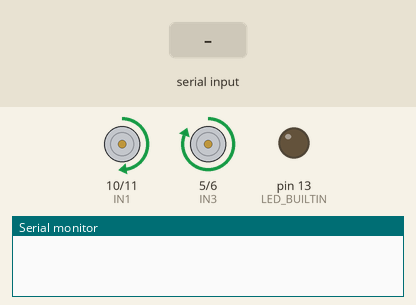
The sketch below on a simulated Arduino Uno, built with avr-gcc and run on an emulated ATmega328P. On the bench: motor-driver pin pairs drawn as motors (green arrow = first pin HIGH = forward, orange = second pin HIGH = backward, longer = more drive, scaled by the enable pin), output pins drawn as LEDs (lit = HIGH), the last lines printed to the serial monitor. Inputs (shaded band) come from the test bench.

Above: at 1.2 s.
1.3 s: "w" received over Serial
At 2.5 s:
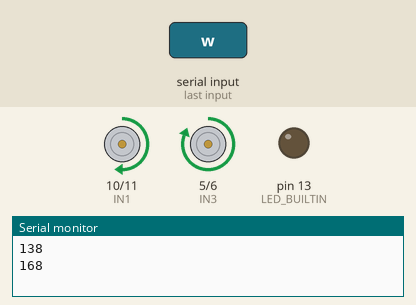
2.8 s: "0" received over Serial
At 3.8 s:
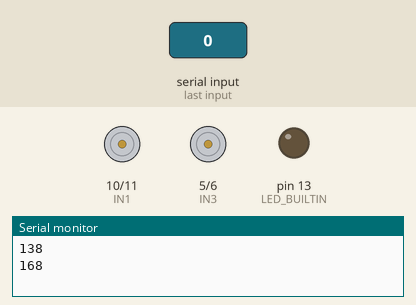
4.3 s: "s" received over Serial
5.8 s: "b" received over Serial
At 6.1 s:
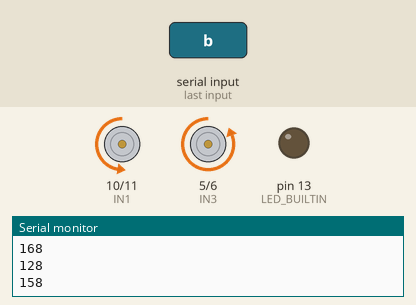
7.3 s: "w" received over Serial
At 8.5 s:
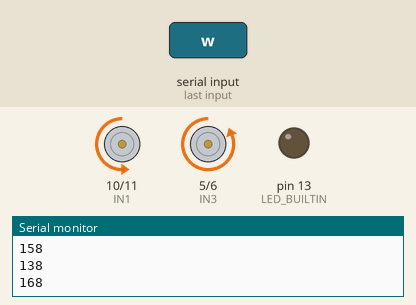
8.8 s: "f" received over Serial
At 9.6 s:
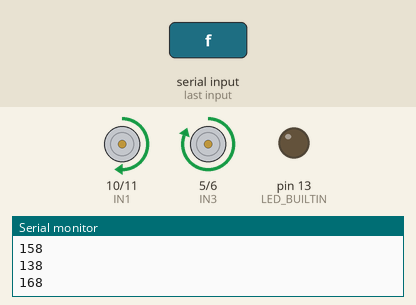
Timing chart, 0 to 11.3 s (numbered marks = the images above; inputs shaded):
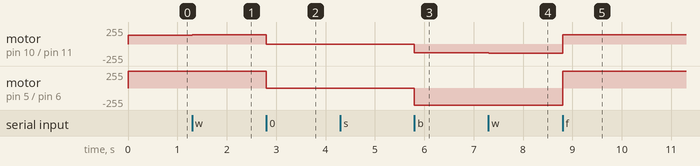

The sketch:

motor_double_speed_direction.ino
```cpp
#include <SoftwareSerial.h>

int IN1 = 10;
int IN2 = 11;
int enA = 9;

int IN3 = 5;
int IN4 = 6;
int enB = 7;

int motorSpeedA = 0;
int motorSpeedB = 0;


void setup() {
  Serial.begin(9600);
  pinMode(LED_BUILTIN, OUTPUT);

  pinMode(enA, OUTPUT);
  pinMode(IN1, OUTPUT);
  pinMode(IN2, OUTPUT);

  pinMode(enB, OUTPUT);
  pinMode(IN3, OUTPUT);
  pinMode(IN4, OUTPUT);


  // Set initial rotation direction
  // forward
  digitalWrite(IN1, HIGH);
  digitalWrite(IN2, LOW);
  digitalWrite(IN3, HIGH);
  digitalWrite(IN4, LOW);

  // Initial speed
  motorSpeedA = 128;// 0~255
  motorSpeedB = 158;// 0~255

}

void loop() {


  analogWrite(enA, motorSpeedA); // Send PWM signal to motor A
  analogWrite(enB, motorSpeedB);
}


void serialEvent() {
  while (Serial.available())
  {
    // get the new byte:
    char inChar = (char)Serial.read();

    if(inChar == '0')
    {
      digitalWrite(IN1, LOW);
      digitalWrite(IN2, LOW);
      digitalWrite(IN3, LOW);
      digitalWrite(IN4, LOW);

    }
    else if(inChar == 'f')
    {
      digitalWrite(IN1, HIGH);
      digitalWrite(IN2, LOW);
      digitalWrite(IN3, HIGH);
      digitalWrite(IN4, LOW);

    }
    else if(inChar == 'b')
    {
      digitalWrite(IN1, LOW);
      digitalWrite(IN2, HIGH);
      digitalWrite(IN3, LOW);
      digitalWrite(IN4, HIGH);

    }
    else if(inChar == 'w')
    {
      motorSpeedA = motorSpeedA + 10;
      motorSpeedB = motorSpeedB + 10;

      if (motorSpeedA > 255 and motorSpeedB > 255)
      {
        motorSpeedA = 255;
        motorSpeedB = 255;
      }

      Serial.println(motorSpeedA);
      Serial.println(motorSpeedB);

    }
    else if(inChar == 's')
    {
      motorSpeedA = motorSpeedA - 10;
      motorSpeedB = motorSpeedB - 10;

      if (motorSpeedA < 0 and motorSpeedB <0)
      {
        motorSpeedA = 0;
        motorSpeedB = 0;
      }

      Serial.println(motorSpeedA);
      Serial.println(motorSpeedB);

    }
  }
}
```

Measured:
- after the input at 1.3 s, motor on pin 10 (IN1) / pin 11 (IN2): forward 128/255 → forward 138/255 at once
- after the input at 2.8 s, motor on pin 10 (IN1) / pin 11 (IN2): forward 138/255 → stopped at once; motor on pin 5 (IN3) / pin 6 (IN4): forward 255/255 → stopped at once
- after the input at 5.8 s, motor on pin 10 (IN1) / pin 11 (IN2): stopped → backward 128/255 at once; motor on pin 5 (IN3) / pin 6 (IN4): stopped → backward 255/255 at once
- after the input at 7.3 s, motor on pin 10 (IN1) / pin 11 (IN2): backward 128/255 → backward 138/255 at once
- after the input at 8.8 s, motor on pin 10 (IN1) / pin 11 (IN2): backward 138/255 → forward 138/255 at once; motor on pin 5 (IN3) / pin 6 (IN4): backward 255/255 → forward 255/255 at once
